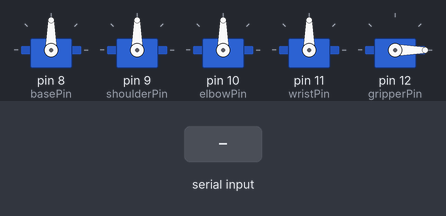
The sketch below on a simulated Arduino Uno, built with avr-gcc and run on an emulated ATmega328P. On the bench: 5 × servo. The inputs (shaded band) are chosen by the test bench.

Above: at 1.2 s.
1.3 s: "A" received over Serial
At 1.7 s:
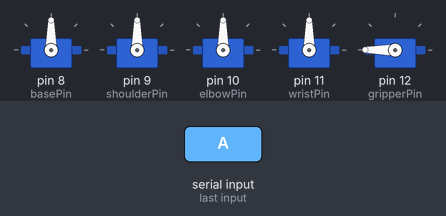
2.8 s: byte 77 ('M') received over Serial
At 4.0 s:
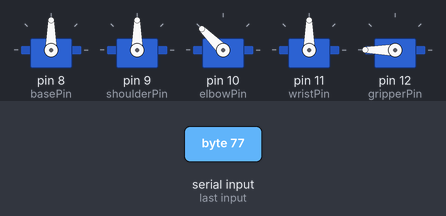
4.3 s: byte 78 ('N') received over Serial
At 5.2 s:
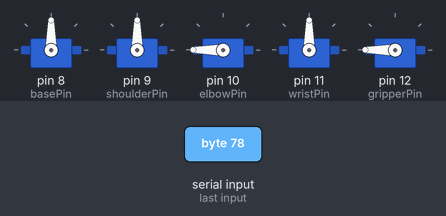
5.8 s: byte 79 ('O') received over Serial
At 6.4 s:
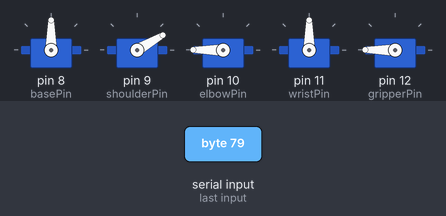
7.3 s: byte 75 ('K') received over Serial
At 8.5 s:
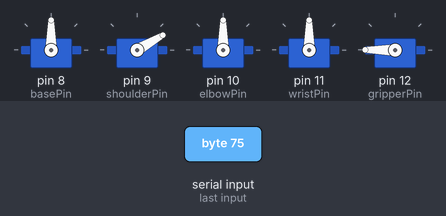
8.8 s: byte 80 ('P') received over Serial
At 9.8 s:
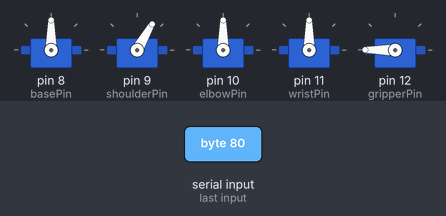
Timing chart, 0 to 11.3 s (numbered marks = the images above; inputs shaded):
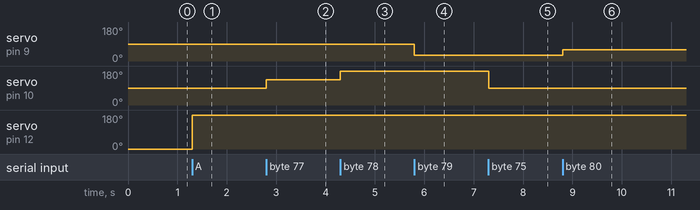

Measured:
- after the input at 1.3 s, servo on pin 12 (gripperPin): 0° → 180° at once
- after the input at 2.8 s, servo on pin 10 (elbowPin): 90° → 135° at once
- after the input at 4.3 s, servo on pin 10 (elbowPin): 135° → 180° at once
- after the input at 5.8 s, servo on pin 9 (shoulderPin): 90° → 30° at once
- after the input at 7.3 s, servo on pin 10 (elbowPin): 180° → 90° at once
- after the input at 8.8 s, servo on pin 9 (shoulderPin): 30° → 60° at once

The sketch:

RoboArm_code.ino
```cpp
#include <Servo.h>

// Define servo objects for each part of the robotic arm
Servo baseServo;      // Base rotation
Servo shoulderServo;  // Shoulder joint
Servo elbowServo;     // Elbow joint
Servo wristServo;     // Wrist rotation
Servo gripperServo;   // Gripper open/close

// Assign pins for each servo (adjust these based on your actual wiring)
const int basePin = 8;
const int shoulderPin = 9;
const int elbowPin = 10;
const int wristPin = 11;
const int gripperPin = 12;

void setup() {
  // Initialize serial communication for Bluetooth module (e.g., HC-05 at 9600 baud)
  Serial.begin(9600);

  // Attach servos to their respective pins
  baseServo.attach(basePin);
  shoulderServo.attach(shoulderPin);
  elbowServo.attach(elbowPin);
  wristServo.attach(wristPin);
  gripperServo.attach(gripperPin);

  // Optional: Set initial positions (e.g., all to 90 degrees or home position)
  baseServo.write(90);
  shoulderServo.write(90);
  elbowServo.write(90);
  wristServo.write(90);
  gripperServo.write(0);  // Closed by default
}

void loop() {
  // Check if data is available from Bluetooth
  if (Serial.available() > 0) {
    char command = Serial.read();  // Read the incoming command character

    // Process the command
    switch (command) {
      case 'A':  // OPEN gripper (from button)
        gripperServo.write(180);  // Adjust angle for open position
        break;
      case 'B':  // CLOSE gripper (from button)
        gripperServo.write(0);    // Adjust angle for closed position
        break;
      case 'C':  // W_LEFT (wrist left, from button)
        wristServo.write(0);      // Adjust angle for left position
        break;
      case 'D':  // W_CENTRE (wrist center, from button)
        wristServo.write(90);     // Center position
        break;
      case 'E':  // Possible E0 (elbow 0, if used in some blocks)
        elbowServo.write(0);
        break;
      case 'F':  // W_REVERSE (wrist reverse, from button)
        wristServo.write(180);    // Reverse position
        break;
      case 'G':  // W180 (wrist 180, from button)
        wristServo.write(180);
        break;
      case 'H':  // W0 (wrist 0, from button) or ELBOW at 0 (from voice) - Note: overlap, assuming elbow for voice priority
        elbowServo.write(0);
        break;
      case 'I':  // Wn180 (wrist -180 or alternate, from button) - Servos are 0-180, so mapping to 0 or custom
        wristServo.write(0);      // Adjust as needed
        break;
      case 'J':  // E0 or E45 (elbow 45 from voice, but button may differ) - Assuming 45
        elbowServo.write(45);
        break;
      case 'K':  // E45 or E90 (elbow 90 from voice)
        elbowServo.write(90);
        break;
      case 'L':  // E90 (elbow 90 or 135, from button)
        elbowServo.write(90);     // Adjust if different
        break;
      case 'M':  // E135 (elbow 135, from button/voice)
        elbowServo.write(135);
        break;
      case 'N':  // E180 (elbow 180, from button/voice)
        elbowServo.write(180);
        break;
      case 'O':  // S30 (shoulder 30, from button)
        shoulderServo.write(30);
        break;
      case 'P':  // S60 (shoulder 60, from button)
        shoulderServo.write(60);
        break;
      case 'Q':  // S90 (shoulder 90, from button)
        shoulderServo.write(90);
        break;
      case 'R':  // S120 (shoulder 120, from button)
        shoulderServo.write(120);
        break;
      case 'S':  // S150 (shoulder 150, from button)
        shoulderServo.write(150);
        break;
      case 'T':  // B0 (base 0, from button/voice)
        baseServo.write(0);
        break;
      case 'U':  // B90 (base 90, from button/voice)
        baseServo.write(90);
        break;
      case 'V':  // B180 (base 180, from button/voice)
        baseServo.write(180);
        break;
      case 'X':  // DEFAULT (from button/voice) - Reset to default positions
        baseServo.write(90);
        shoulderServo.write(90);
        elbowServo.write(90);
        wristServo.write(90);
        gripperServo.write(0);
        break;
      case 'Y':  // STOP (from button/voice) - Optional: could detach servos or hold position
        // For simplicity, do nothing or reset to default
        baseServo.write(baseServo.read());  // Hold current
        // Alternatively: detach() if you want to stop powering
        break;
      default:
        // Unknown command - do nothing or send error back via Serial
        Serial.println("Unknown command");
        break;
    }
  }
}
```
